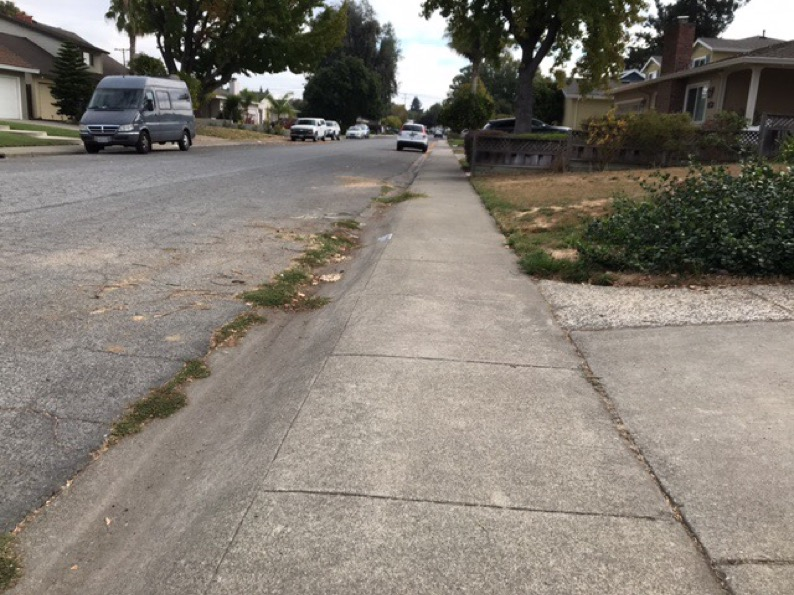
#> input picture sidewalk/python/Images/IMG_7569.JPG, 794 x 595 px, given in place of the camera
$ python Scratch.py
#> lines starting #> are read from the running program, lines starting #| are printed output that depends on the picture; after the words box and inside, x2 and y2 are one past the last pixel; in counts of white or black regions, pixels touching at a corner belong together

# coding: utf-8

# In[1]:

import argparse
import glob
import sys
from scipy import ndimage
from PIL import Image
import os, os.path
import numpy as np
import cv2
import math
import random
import matplotlib.pyplot as plt


# In[2]:


# Import images
# image_list = []
# image_data = []
# for filename in glob.glob('Sidewalk/*.JPG'):
#     im=Image.open(filename)
#     imcv=cv2.imread(filename)
#     image_list.append(imcv)
#     image_data.append(list(im.getdata()));


# In[3]:


# color regions
# HSV_data = []
# for image in image_list:
#     HSV = cv2.cvtColor(image, cv2.COLOR_RGB2HSV)
#     HSV_data.append(HSV)
#     HLS = cv2.cvtColor(image, cv2.COLOR_RGB2HLS)
#     GRAY = cv2.cvtColor(image, cv2.COLOR_BGR2GRAY)
#     cv2.imshow("Images", np.hstack([HSV, HLS]))
#     cv2.imshow("Original", image)
#     cv2.waitKey(0)


# HSV would be helpful for distinguishing between the road, sidewalk, and other areas, so we'll continue with that when it comes to making a mask.
#
# Let's continue by blurring the image to see if that helps define the lines between the road and sidewalk. Almost seems counterintuitive.

# In[4]:


# median_data = []

# for image in image_list:
#     BLUR = cv2.GaussianBlur(image, (3, 3), 0)
#     MEDIAN = cv2.medianBlur(image,5)
# #     MEDIAN = cv2.medianBlur(MEDIAN,5)
#     median_data.append(MEDIAN)
#     cv2.imshow("Blurred", BLUR)
#     cv2.imshow("Median", MEDIAN)
#     cv2.waitKey(0)


# Blurring the image seems to do the trick. It keeps the colors the same while reducing noise. This lets us eliminate the moss on the sidewalk and keeps the lines remain well defined.
#
# One possible problem would be a clean sidewalk with the sun directly overhead. This would result in the sidewalk lines dissapearing. The road-sidewalk distinction would remain the same.
#
# At this point we've got our data. Let's try gray scale on this to see what happens.

# In[5]:


# for image in median_data:
#     GRAY = cv2.cvtColor(image, cv2.COLOR_BGR2GRAY)
#     cv2.imshow("GRAY", GRAY)
#     cv2.waitKey(0)


# Not much unfortunately. At this point, let's try eliminating all non gray colors.
#
# First begin by defining the range of colors.

# In[6]:


# [135 lines left out: functions select_sidewalk, select_sidewalk_dynamically, color_fill, not called in this run]


# [45 lines of commented-out code are left out]
def hough_transform(img):
    gray = cv2.cvtColor(img, cv2.COLOR_BGR2GRAY)  # Convert image to grayscale

    kernel = np.ones((15, 15), np.uint8)
    opening = cv2.morphologyEx(gray, cv2.MORPH_OPEN, kernel)  # Open (erode, then dilate)
    # cv2.imwrite('../pictures/output/opening.jpg', opening)

    edges = cv2.Canny(opening, 50, 150, apertureSize=3)  # Canny edge detection

    lines = cv2.HoughLines(edges,1,np.pi/180,75,150)
    hough_lines = []

    a,b,c = lines.shape
    for i in range(a):
        rho = lines[i][0][0]
        theta = lines[i][0][1]
        a = math.cos(theta)
        b = math.sin(theta)
        x0, y0 = a*rho, b*rho
        pt1 = ( int(x0+1000*(-b)), int(y0+1000*(a)) )
        pt2 = ( int(x0-1000*(-b)), int(y0-1000*(a)) )
        cv2.line(img, pt1, pt2, (0, 0, 255), 2, cv2.LINE_AA)
        hough_lines.append((pt1, pt2))

    lines = cv2.HoughLines(edges, 1, np.pi / 180, 200)  # Hough line detection
    return hough_lines


# Random sampling of lines
def sample_lines(lines, size):
    if size > len(lines):
        size = len(lines)
    return random.sample(lines, size)


def det(a, b):
    return a[0] * b[1] - a[1] * b[0]


# Find intersection point of two lines (not segments!)
def line_intersection(line1, line2):
    x_diff = (line1[0][0] - line1[1][0], line2[0][0] - line2[1][0])
    y_diff = (line1[0][1] - line1[1][1], line2[0][1] - line2[1][1])

    div = det(x_diff, y_diff)
    if div == 0:
        return None  # Lines don't cross

    d = (det(*line1), det(*line2))
    x = det(d, x_diff) / div
    y = det(d, y_diff) / div

    return x, y


# Find intersections between multiple lines (not line segments!)
def find_intersections(lines, img):
    intersections = []
    for i in range(len(lines)):
        line1 = lines[i]
        for j in range(i + 1, len(lines)):
            line2 = lines[j]

            if not line1 == line2:
                intersection = line_intersection(line1, line2)
                if intersection:  # If lines cross, then add
                    # Don't include intersections that happen off-image
                    # Seems to cost more time than it saves
                    # if not (intersection[0] < 0 or intersection[0] > img.shape[1] or
                    #                 intersection[1] < 0 or intersection[1] > img.shape[0]):
                    # print 'adding', intersection[0],intersection[1],img.shape[1],img.shape[0]
                    intersections.append(intersection)

    return intersections


# Given intersections, find the grid where most intersections occur and treat as vanishing point
def find_vanishing_point(img, grid_size, intersections):
    # Image dimensions
    image_height = img.shape[0]
    image_width = img.shape[1]

    # Grid dimensions
    grid_rows = (image_height // grid_size) + 1
    grid_columns = (image_width // grid_size) + 1

    # Current cell with most intersection points
    max_intersections = 0
    best_cell = None

    for i in range(grid_rows):
        for j in range(grid_columns):
            cell_left = i * grid_size
            cell_right = (i + 1) * grid_size
            cell_bottom = j * grid_size
            cell_top = (j + 1) * grid_size
            cv2.rectangle(img, (cell_left, cell_bottom), (cell_right, cell_top), (0, 0, 255), 10)

            current_intersections = 0  # Number of intersections in the current cell
            for x, y in intersections:
                if cell_left < x < cell_right and cell_bottom < y < cell_top:
                    current_intersections += 1

            # Current cell has more intersections that previous cell (better)
            if current_intersections > max_intersections:
                max_intersections = current_intersections
                best_cell = ((cell_left + cell_right) / 2, (cell_bottom + cell_top) / 2)

    if not best_cell == [None, None]:
        rx1 = best_cell[0] - grid_size / 2
        ry1 = best_cell[1] - grid_size / 2
        rx2 = best_cell[0] + grid_size / 2
        ry2 = best_cell[1] + grid_size / 2
        cv2.rectangle(img, ( int(rx1), int(ry1)), (int(rx2), int(ry2)), (0, 255, 0), 10)
        # cv2.imwrite('../pictures/output/center.jpg', img)

    return best_cell


# In[15]:


# https://github.com/SZanlongo/vanishing-point-detection/blob/master/src/Testing.py
def show_vanishing_point (img):
    hough_lines = hough_transform(img)
    if hough_lines:
        random_sample = sample_lines(hough_lines, 100)
        intersections = find_intersections(random_sample, img)
        if intersections:
            grid_size = min(img.shape[0], img.shape[1]) // 9
            vanishing_point = find_vanishing_point(img, grid_size, intersections)
    return img

# construct the argument parse and parse the arguments
ap = argparse.ArgumentParser()
ap.add_argument("-v", "--video", help = "path to the (optional) video file")
args = vars(ap.parse_args())

# if the video path was not supplied, grab the reference to the
# camera
if not args.get("video", False):
    camera = cv2.VideoCapture(0)

# otherwise, load the video
else:
    camera = cv2.VideoCapture(args["video"])

# keep looping over the frames
while True:
    # grab the current frame
    (grabbed, frame) = camera.read()
#> frame is the input picture: shape (595, 794, 3); mean B, G, R 115.2, 124.1, 130.5

    # check to see if we have reached the end of the
    # video
    if not grabbed:
        break

    # detect the barcode in the image
    img = show_vanishing_point(frame)
#> in hough_transform, `gray = cv2.cvtColor(img, cv2.COLOR_BGR2GRAY)`:
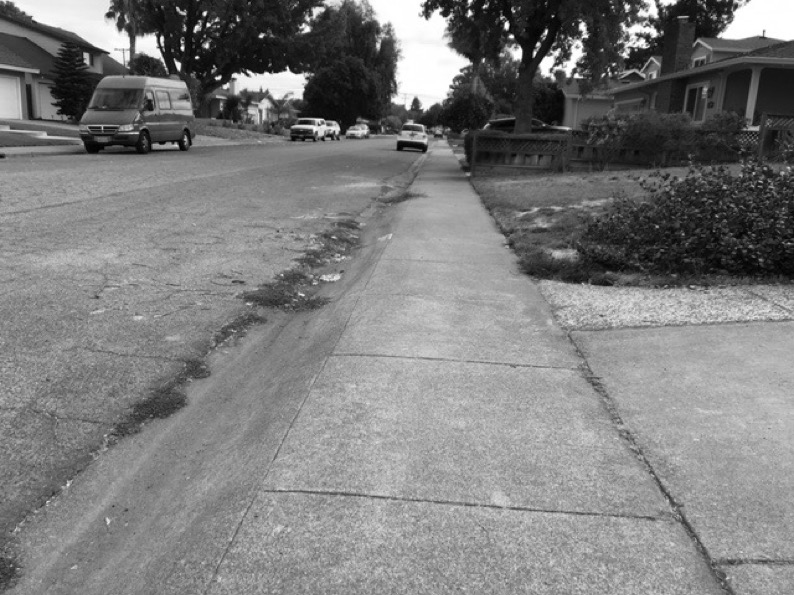
#> gray: shape (595, 794); min 0, max 255, mean 125
#> in hough_transform, `opening = cv2.morphologyEx(gray, cv2.MORPH_OPEN, kernel)`:
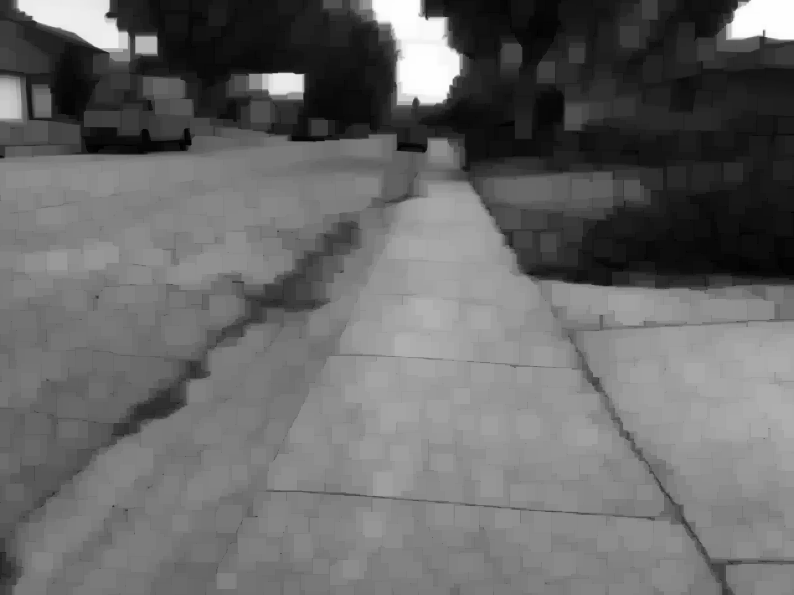
#> opening: shape (595, 794); min 0, max 254, mean 103.9
#> in hough_transform, `edges = cv2.Canny(opening, 50, 150, apertureSize=3)`:
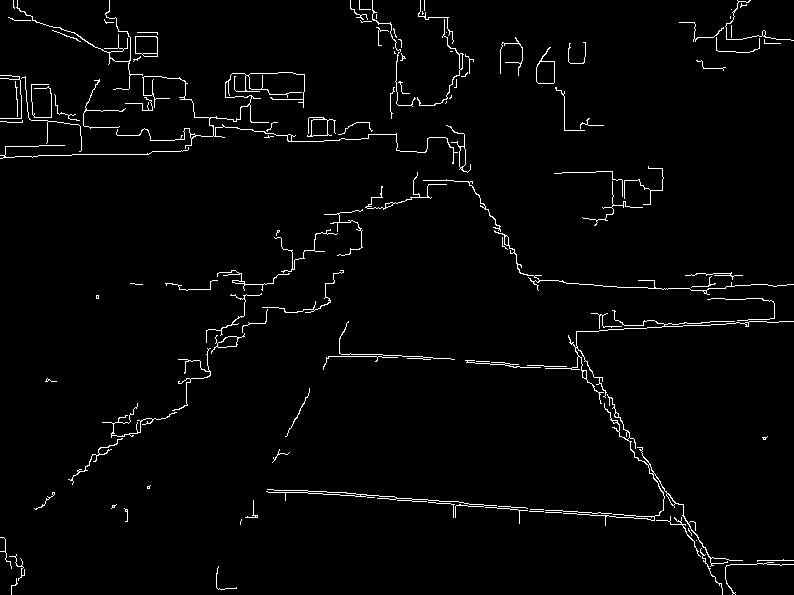
#> edges: shape (595, 794); 2.3% white in thin lines or dots
#> in hough_transform, `lines = cv2.HoughLines(edges,1,np.pi/180,75,150)`: lines = 80 rows, first 8: [470, 1.64], [460, 1.66], [472, 1.64], [-292, 2.57], [463, 1.66], [-302, 2.58], [361, 1.52], [-304, 2.58]
#> the loop in hough_transform, `for i in range(a):` made 80 passes
#> (rho, theta, a, b, x0, y0, pt1, pt2) on passes 1 to 6: (470, 1.64, -0.0698, 0.998, -32.79, 468.9, (-1030, 399), (964, 538)), (460, 1.66, -0.0872, 0.996, -40.09, 458.2, (-1036, 371), (956, 545)), (472, 1.64, -0.0698, 0.998, -32.93, 470.9, (-1030, 401), (964, 540)), (-292, 2.57, -0.839, 0.545, 244.9, -159, (-299, -997), (789, 679)), (463, 1.66, -0.0872, 0.996, -40.35, 461.2, (-1036, 374), (955, 548)), (-302, 2.58, -0.848, 0.53, 256.1, -160, (-273, -1008), (786, 688))
#> after the loop in hough_transform, `for i in range(a):`:
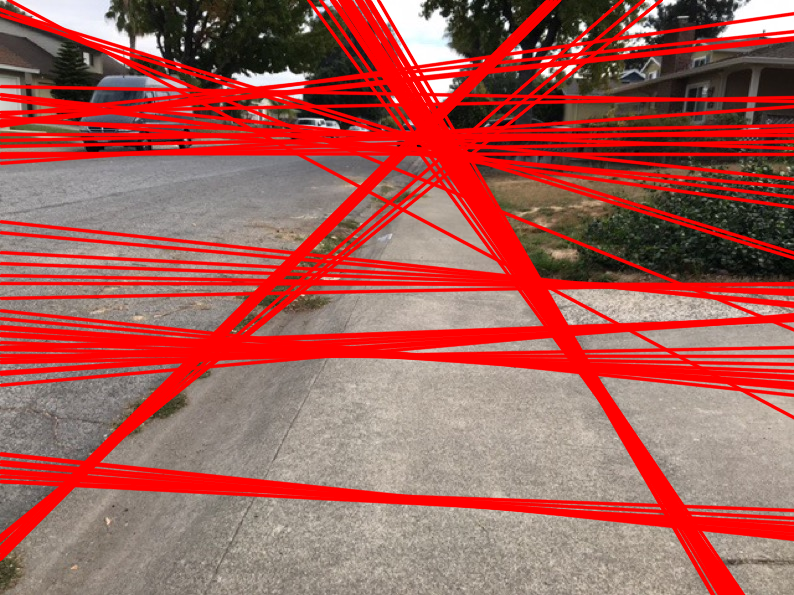
#> img: shape (595, 794, 3); mean B, G, R 85.8, 92.4, 165.9
#> after the loop in hough_transform, `for i in range(a):`: hough_lines = 80 items
#> in hough_transform, `lines = cv2.HoughLines(edges, 1, np.pi / 180, 200)`: lines = [[470, 1.64]]
#> in show_vanishing_point, `hough_lines = hough_transform(img)`: hough_lines = 80 items
#> in sample_lines, `size = len(lines)`: size = 80
#> in show_vanishing_point, `random_sample = sample_lines(hough_lines, 100)`: random_sample = 80 items
#> the loop in find_intersections, `for i in range(len(lines)):` made 80 passes
#> line1 on pass 1: ((-1026, 203), (962, 412))
#> after the loop in find_vanishing_point, `for i in range(grid_rows):`:
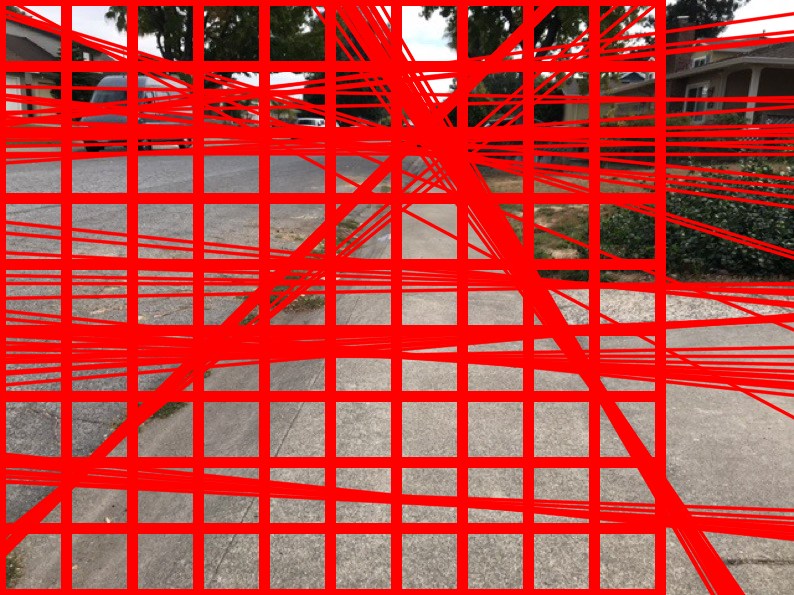
#> img: shape (595, 794, 3); mean B, G, R 63.2, 67.9, 189
#> in find_vanishing_point, `cv2.rectangle(img, ( int(rx1), int(ry1)), (int(rx2), int(ry2)), (0, 25..`:
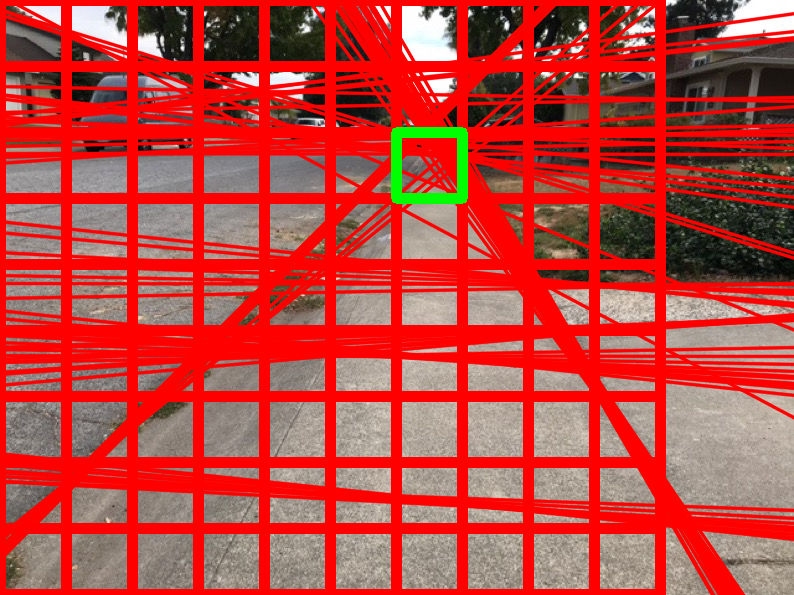
#> img: shape (595, 794, 3); 0.61% of pixels changed, all inside (x1, y1, x2, y2) = (391, 127, 468, 204)

    # show the frame and record if the user presses a key
    cv2.imshow("Frame", img)
    key = cv2.waitKey(1) & 0xFF
#> (key q is pressed here)

    # if the 'q' key is pressed, stop the loop
    if key == ord("q"):
        break

# cleanup the camera and close any open windows
camera.release()
cv2.destroyAllWindows()

$ run again, on sidewalk/python/Images/IMG_7570.JPG
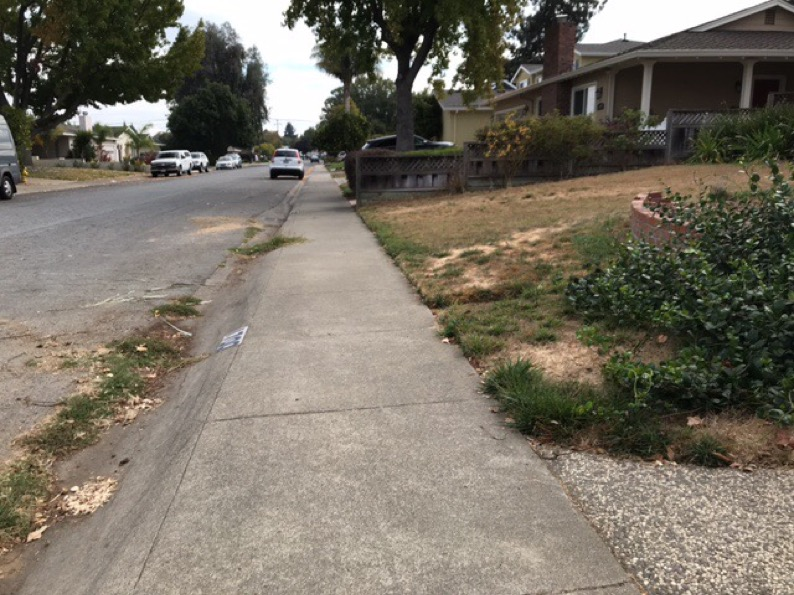
#> input picture sidewalk/python/Images/IMG_7570.JPG, 794 x 595 px, given in place of the camera
#> frame is the input picture: shape (595, 794, 3); mean B, G, R 99.8, 112.3, 119.1
#> in hough_transform, `edges = cv2.Canny(opening, 50, 150, apertureSize=3)`:
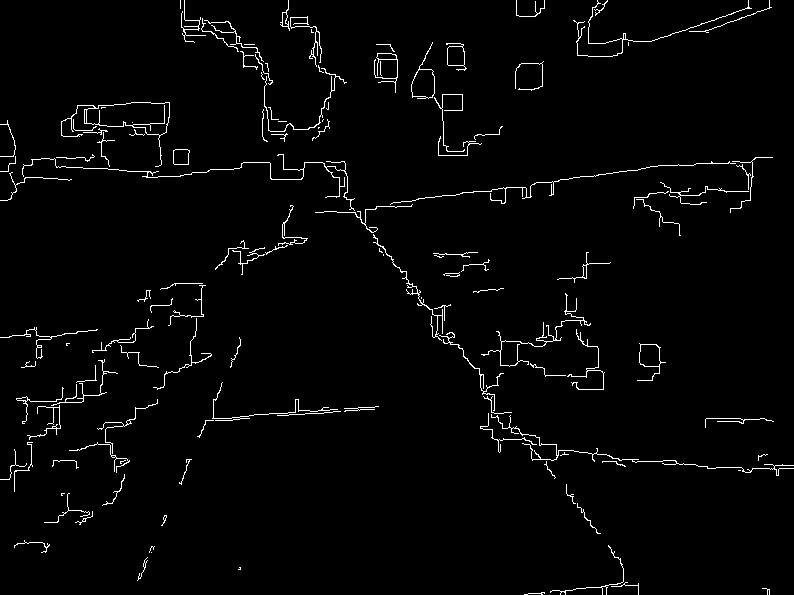
#> edges: shape (595, 794); 2.3% white in thin lines or dots
#> in hough_transform, `lines = cv2.HoughLines(edges,1,np.pi/180,75,150)`: lines = 47 rows, first 8: [-156, 2.5], [256, 1.43], [163, 1.62], [-167, 2.51], [-143, 2.48], [-163, 2.51], [248, 1.45], [-172, 2.53]
#> the loop in hough_transform, `for i in range(a):` made 47 passes
#> (rho, theta, a, b, x0, y0, pt1, pt2) on passes 1 to 6: (-156, 2.5, -0.799, 0.602, 124.6, -93.88, (-477, -892), (726, 704)), (256, 1.43, 0.139, 0.99, 35.63, 253.5, (-954, 392), (1025, 114)), (163, 1.62, -0.0523, 0.999, -8.53, 162.8, (-1007, 110), (990, 215)), (-167, 2.51, -0.809, 0.588, 135.1, -98.16, (-452, -907), (722, 710)), (-143, 2.48, -0.788, 0.616, 112.7, -88.04, (-502, -876), (728, 699)), (-163, 2.51, -0.809, 0.588, 131.9, -95.81, (-455, -904), (719, 713))
#> after the loop in hough_transform, `for i in range(a):`: hough_lines = 47 items
#> in hough_transform, `lines = cv2.HoughLines(edges, 1, np.pi / 180, 200)`: lines = None
#> in show_vanishing_point, `hough_lines = hough_transform(img)`: hough_lines = 47 items
#> size = 47
#> random_sample = 47 items
#> the loop in find_intersections, `for i in range(len(lines)):` made 47 passes
#> line1 on passes 1 to 2: ((-946, 419), (1029, 106)), ((-1008, 90), (986, 230))
#> in find_vanishing_point, `cv2.rectangle(img, ( int(rx1), int(ry1)), (int(rx2), int(ry2)), (0, 25..`:
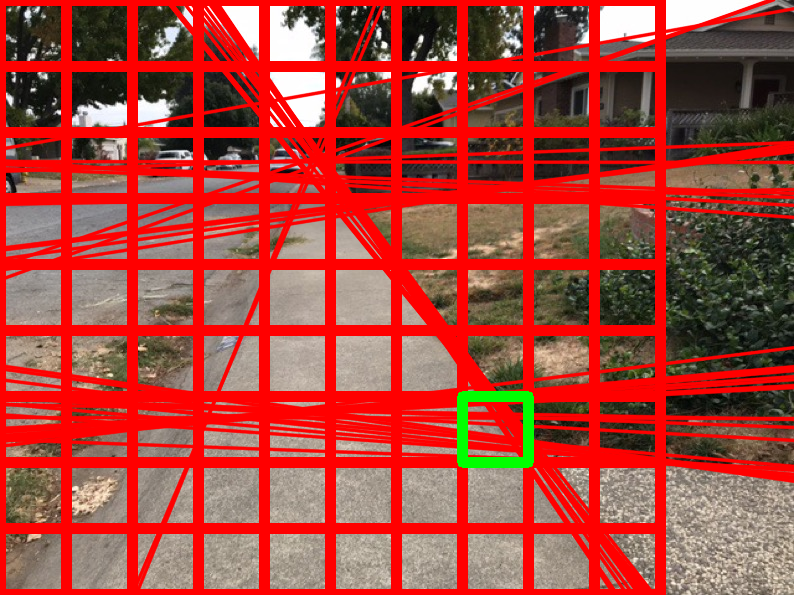
#> img: shape (595, 794, 3); mean B, G, R 60.2, 69.5, 169
